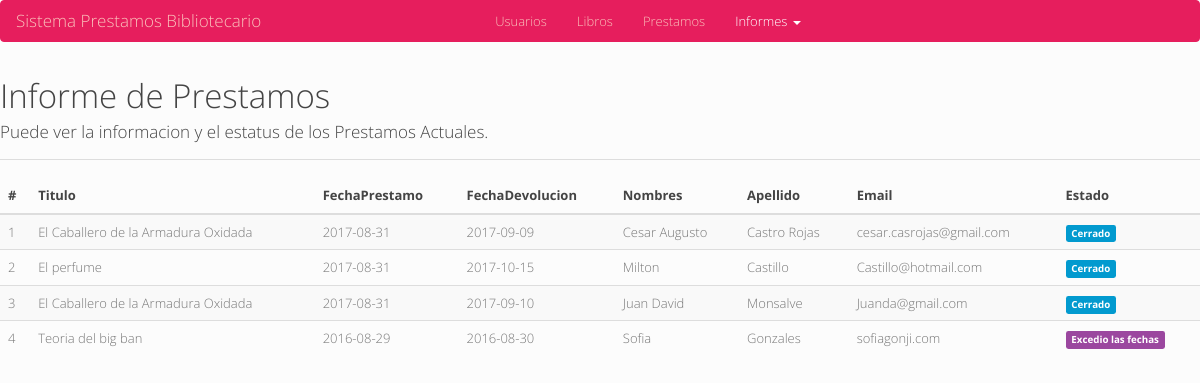
The page /Views/ListaPrestamos.php on the database its author committed.
### tables this page shows
CREATE TABLE IF NOT EXISTS Prestamos (
  IdPrestamo int(11) NOT NULL,
  IdLibro int(11) NOT NULL,
  IdUsuario int(11) NOT NULL,
  FechaPrestamo date NOT NULL,
  FechaDevolucion date NOT NULL,
  Estado int(11) NOT NULL COMMENT '0: Estado Normal, 1: Sobrepaso fechas, 2: Cerrado'
);

CREATE TABLE IF NOT EXISTS Libros (
  IdLibro int(11) NOT NULL,
  Referencia varchar(25) NOT NULL,
  Titulo varchar(100) NOT NULL,
  Autor varchar(50) NOT NULL,
  Categoria varchar(20) NOT NULL,
  Estado int(11) NOT NULL COMMENT '0: Disponible, 1:Prestado, 2:Con Deuda'
);

CREATE TABLE IF NOT EXISTS Usuarios (
  idUsuario int(11) NOT NULL,
  Identificacion varchar(15) NOT NULL,
  Nombre varchar(30) NOT NULL,
  Apellidos varchar(50) NOT NULL,
  Email varchar(30) NOT NULL,
  Telefono varchar(30) NOT NULL,
  Estado int(11) NOT NULL COMMENT '0: Disponible, 1: Ocupado, 2: Deudor'
);

### ConexionPDO.php (called while the page is built, shortened)
<?php
class ConexionPDO{
	public function __construct(){
		try{
			$this->conection = new PDO('mysql:host=localhost;dbname=BibliotecaPrestamos','root','root');
		}catch(PDOException $e){
			die("Error al intentar conectar la base de datos.");
		}
	}
}

### Models/BooksLoansModel.php (called while the page is built, shortened)
<?php
require_once '../ConexionPDO.php';
class BooksLoansModel {
	private $Conexion;
	public function __construct(){
		$PDO = new ConexionPDO();
		$this->Conexion = $PDO->conection;
	}
	public function actualizarPrestamo($Id){
		try{
			$Sql = "UPDATE Prestamos SET Estado = '1' WHERE IdPrestamo = '{$Id}' ";
			$this->Conexion->query($Sql);
			return "OK";
		}catch(Exception $e){
			echo $e->getMessage();
		}
	}
	public function getAllLoans(){
		try{
			$Sql = "SELECT P.IdPrestamo,L.Titulo,P.FechaPrestamo, P.FechaDevolucion, U.Nombre, U.Apellidos, U.Email, U.Telefono, P.Estado FROM Usuarios U INNER JOIN Prestamos P ON P.IdUsuario = U.idUsuario INNER JOIN Libros L ON L.IdLibro = P.IdLibro";
			$res = $this->Conexion->query($Sql);
			return $res->fetchAll(PDO::FETCH_ASSOC);
		}catch(Exception $e){
			echo $e->getMessage();
		}
	}
}

### Views/ListaPrestamos.php (the view, shortened to what this page needs)
<?php
require_once '../Models/BooksLoansModel.php';
$Model = new BooksLoansModel();
$ArrayPrestamos = $Model->getAllLoans();
$Hoy = date("Y-m-d");
?>
<!DOCTYPE html>
<html>
  <head>
    <link rel="stylesheet" href="css/bootstrap.min.css">
    <link rel="stylesheet" href="css/bootstrap-theme.min.css">
    <link rel="stylesheet" href="//code.jquery.com/ui/1.11.4/themes/smoothness/jquery-ui.css">
    <link rel="stylesheet" href="css/style.css">
  </head>
  <body>
	<div class="bs-component">
              <nav class="navbar navbar-inverse">
                <div class="container-fluid">
                  <div class="navbar-header">
                    <a class="navbar-brand" href="../index.php" style="margin-right: 12em;">Sistema Prestamos Bibliotecario</a>
                  </div>
                  <div class="collapse navbar-collapse" id="bs-example-navbar-collapse-2">
                    <ul class="nav navbar-nav">
                      <li><a href="Usuarios.php">Usuarios</a></li>
                      <li><a href="Libros.php">Libros</a></li>
                      <li><a href="Prestamos.php">Prestamos</a></li>
                      <li class="dropdown active">
                        <a href="#" class="dropdown-toggle" data-toggle="dropdown" role="button" aria-expanded="true">Informes <span class="caret"></span></a>
                      </li>
                    </ul>
                  </div>
                </div>
              </nav>
            <div id="source-button" class="btn btn-primary btn-xs" style="display: none;">&lt; &gt;</div></div>
  <div class="page-header">
    <h1>Informe de Prestamos</h1>
    <h4>Puede ver la informacion y el estatus de los Prestamos Actuales.</h4>
  </div>
  <table id="TableUsuarios" class="table table-striped table-hover ">
    <thead>
      <tr>
        <th>#</th>
        <th>Titulo</th>
        <th>FechaPrestamo</th>
        <th>FechaDevolucion</th>
        <th>Nombres</th>
        <th>Apellido</th>
        <th>Email</th>
        <th>Estado</th>
      </tr>
    </thead>
    <tbody>
      <?php
           foreach ($ArrayPrestamos as $key => $value) {
             ?><tr>
               <td><?php echo $value['IdPrestamo']?></td>
               <td><?php echo $value['Titulo']?></td>
               <td><?php echo $value['FechaPrestamo']?></td>
               <td><?php echo $value['FechaDevolucion']?></td>
               <td><?php echo $value['Nombre']?></td>
               <td><?php echo $value['Apellidos']?></td>
               <td><?php echo $value['Email']?></td>
               <?
                  $Fecha = $value['FechaDevolucion'];
               if(strtotime($Hoy) > strtotime($Fecha)){
                  ?><td><span class="label label-warning">Excedio las fechas</span></td><?
               }elseif($value['Estado'] == '0'){
                  ?><td><span class="label label-primary">Estado Normal Prestamo</span></td><?
               }elseif($value['Estado'] == '1'){
                  ?><td><span class="label label-warning">Excedio las fechas</span></td><?
               }elseif($value['Estado'] == '2'){
                  ?><td><span class="label label-info">Cerrado</span></td><?
               }?>
               </tr><?
           }
      ?>
    </tbody>
  </table>
</body>
</html>

### Views/css/style.css (style rules this page uses)
.navbar-inverse { background-color: #e61e5d !important; border-color: #e61e5d !important; }

### rows shown on the page
prestamos: IdPrestamo "1", IdLibro.Titulo "El Caballero de la Armadura Oxidada", FechaPrestamo "2017-08-31", FechaDevolucion "2017-09-09", IdUsuario.Nombre "Cesar Augusto", IdUsuario.Apellidos "Castro Rojas", IdUsuario.Email "cesar.casrojas@gmail.com", Estado "Cerrado"
prestamos: IdPrestamo "2", IdLibro.Titulo "El perfume", FechaPrestamo "2017-08-31", FechaDevolucion "2017-10-15", IdUsuario.Nombre "Milton", IdUsuario.Apellidos "Castillo", IdUsuario.Email "Castillo@hotmail.com", Estado "Cerrado"
prestamos: IdPrestamo "3", IdLibro.Titulo "El Caballero de la Armadura Oxidada", FechaPrestamo "2017-08-31", FechaDevolucion "2017-09-10", IdUsuario.Nombre "Juan David", IdUsuario.Apellidos "Monsalve", IdUsuario.Email "Juanda@gmail.com", Estado "Cerrado"
prestamos: IdPrestamo "4", IdLibro.Titulo "Teoria del big ban", FechaPrestamo "2016-08-29", FechaDevolucion "2016-08-30", IdUsuario.Nombre "Sofia", IdUsuario.Apellidos "Gonzales", IdUsuario.Email "sofiagonji.com", shows "Excedio las fechas"
